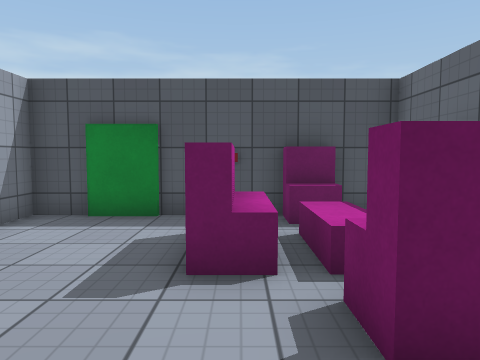
View 1 (above)

12 first-person views from a walk through a scene from a Unity 3-D project. The camera is 1.3 m above the floor, tilts 4° down and sees 70° across. The floor is counted in squares, 1 m on a side. Each view is taken from the middle of a square. On the plan, view 1 faces up. The plan holds only what a view shows up to about 15 squares ahead; the rest is blank. Surface patterns are stand-ins for the level's own textures.

View 2
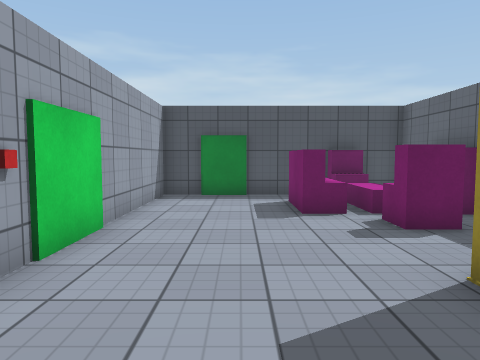

View 3
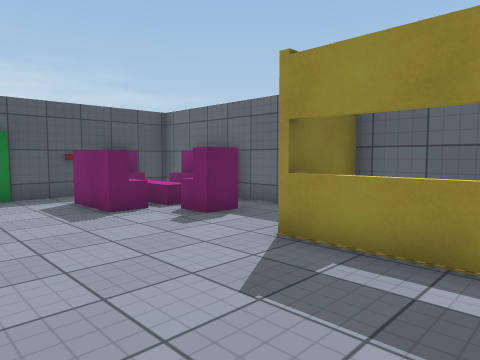

View 4
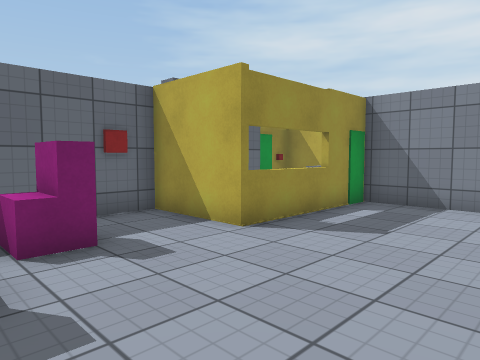

View 5
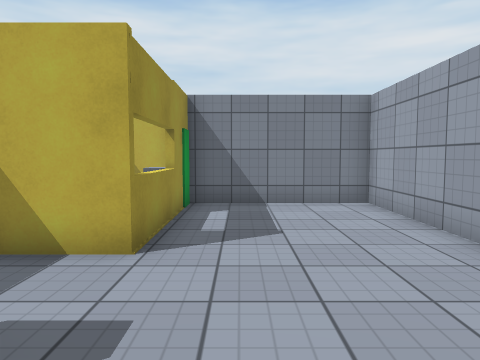

View 6
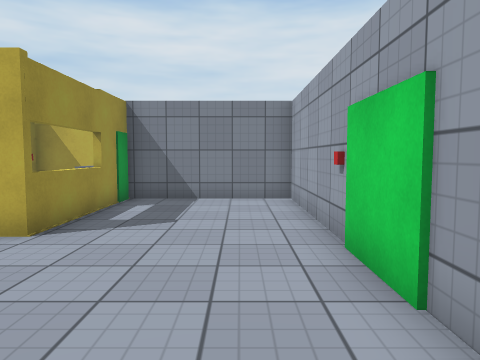

View 7
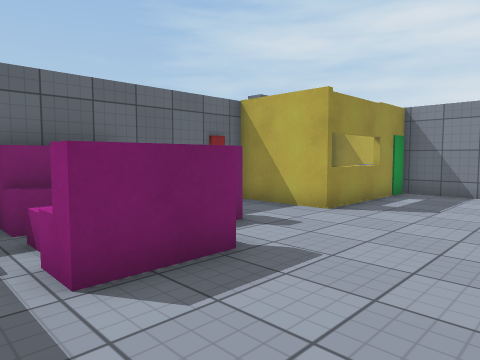

View 8
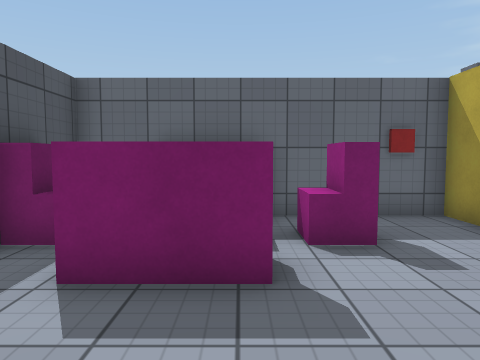

View 9
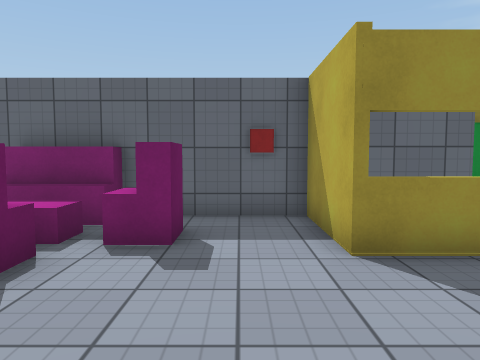

View 10
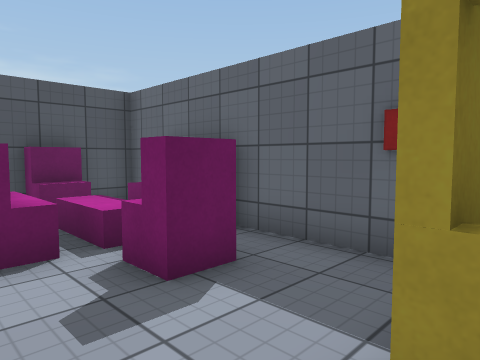

View 11
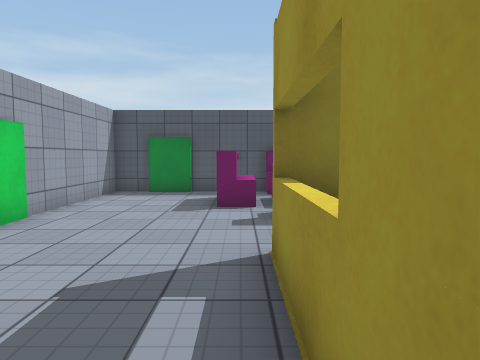

View 12
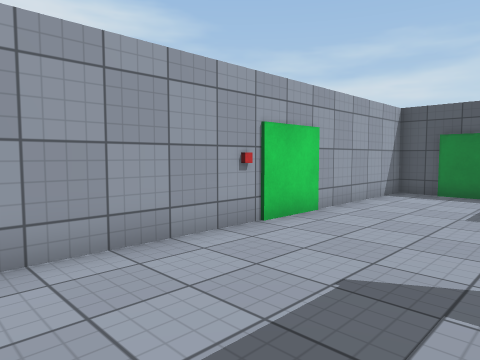

### Floor plan
Points are (right, up) in squares from view 1. A wall is a line through its corners. A room is listed if a view was taken in it or the views show most of it. See-through windows are left out.
Room 1 (views 1, 2, 3, 4, 5, 6, 7, 8, 9, 10, 11, 12)
walls: (0.4, -3.5) (1.2, -3.5); (2.7, -3.6) (2.7, -0.7) (0.4, -0.7); (-1.8, 7.3) (-3.4, 7.3); (1, -5.5) (3.1, -5.5) (3.1, -3.8); (-3.2, 7.5) (-4.6, 7.5) (-4.6, -5.5) (0.4, -5.5) (0.4, -0.5) (3.4, -0.5) (3.4, 7.5) (-1.9, 7.5)
objects: other object (0, 2) to (3, 7)

Positions as (right, up) in squares from view 1, and headings:
1: (0, 0), facing up
2: (-2, -4), facing up
3: (-4, -4), facing up-right
4: (-4, 4), facing down-right
5: (-1, 4), facing down
6: (-3, 5), facing down
7: (-4, 7), facing down-right
8: (-4, 4), facing right
9: (-4, 1), facing right
10: (-1, -1), facing up-right
11: (0, -5), facing up
12: (0, -5), facing up-left
